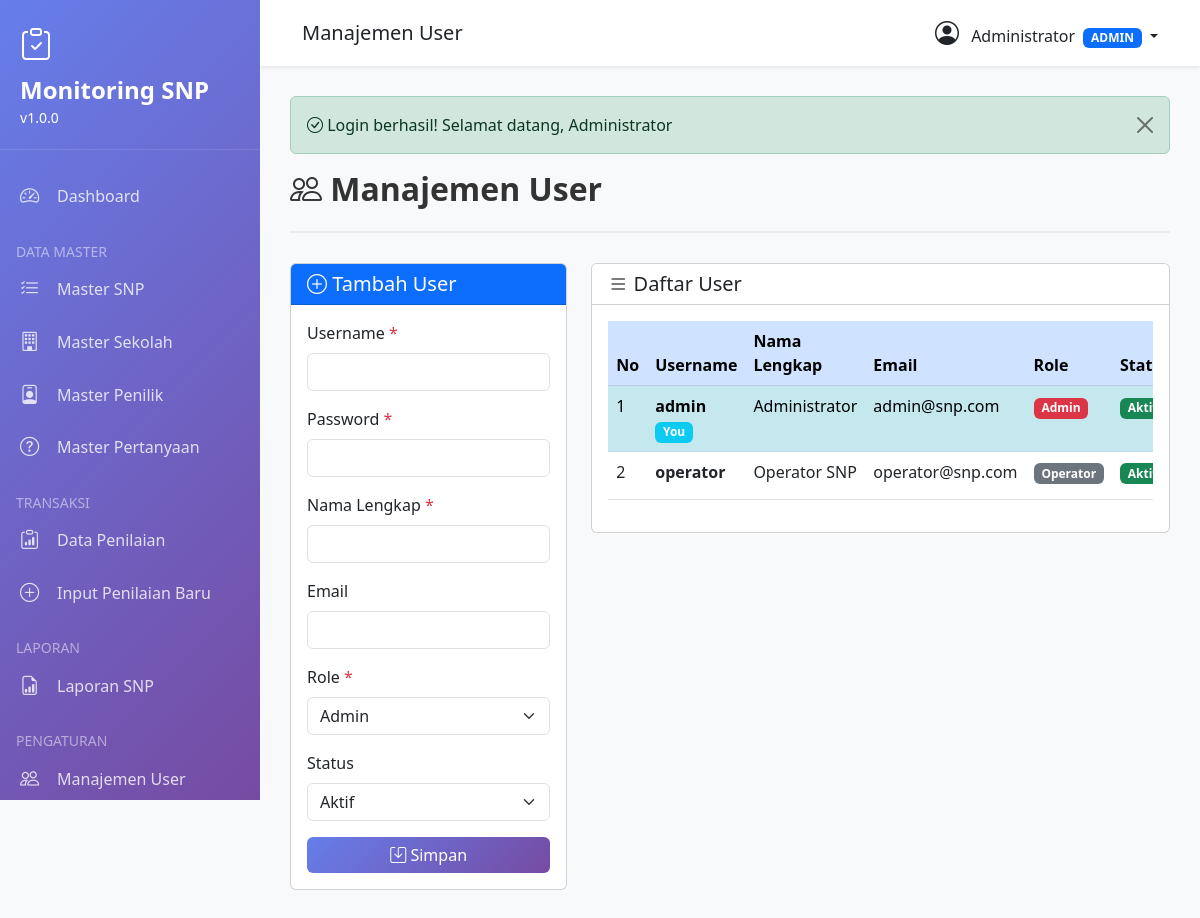
The app's page /modules/user.php (signed in) with its own data.
### tables this page shows
CREATE TABLE users (
    id INT PRIMARY KEY AUTO_INCREMENT,
    username VARCHAR(50) UNIQUE NOT NULL,
    password VARCHAR(255) NOT NULL,
    nama_lengkap VARCHAR(100) NOT NULL,
    email VARCHAR(100),
    role ENUM('admin', 'penilik', 'operator') DEFAULT 'operator',
    is_active TINYINT(1) DEFAULT 1,
    created_at TIMESTAMP DEFAULT CURRENT_TIMESTAMP,
    updated_at TIMESTAMP DEFAULT CURRENT_TIMESTAMP ON UPDATE CURRENT_TIMESTAMP
);

### config/config.php (called while the page is built, shortened)
<?php
class Database {
    private static $instance = null;
    private $conn;
    private function __construct() {
        try {
            $this->conn = new mysqli(DB_HOST, DB_USER, DB_PASS, DB_NAME);
            $this->conn->set_charset("utf8");
        } catch (Exception $e) {
            die("ERROR: " . $e->getMessage());
        }
    }
    public static function getInstance() {
        if (self::$instance === null) {
            self::$instance = new Database();
        }
        return self::$instance;
    }
    public function query($sql) {
        return $this->conn->query($sql);
    }
}

### modules/user.php (the view, shortened to what this page needs)
<?php
$db = Database::getInstance();
$pageTitle = 'Manajemen User';
require_once '../includes/header.php';
$editData = null;
$users = $db->query("SELECT * FROM users ORDER BY created_at DESC")->fetch_all(MYSQLI_ASSOC);
?>
<div class="page-header">
    <h2><i class="bi bi-people"></i> <?php echo $pageTitle; ?></h2>
</div>
<div class="row">
    <div class="col-md-4">
        <div class="card">
            <div class="card-header bg-primary text-white">
                <h5 class="mb-0">
                    <i class="bi bi-<?php echo $editData ? 'pencil' : 'plus'; ?>-circle"></i>
                    <?php echo $editData ? 'Edit' : 'Tambah'; ?> User
                </h5>
            </div>
            <div class="card-body">
                <form method="POST">
                    <div class="mb-3">
                        <label class="form-label">Username <span class="text-danger">*</span></label>
                        <input type="text" class="form-control" name="username"
                               value="<?php echo $editData['username'] ?? ''; ?>"
                               required <?php echo $editData ? 'readonly' : ''; ?>>
                    </div>
                    <div class="mb-3">
                        <label class="form-label">Password <?php echo $editData ? '' : '<span class="text-danger">*</span>'; ?></label>
                        <input type="password" class="form-control" name="password"
                               <?php echo $editData ? '' : 'required'; ?>>
                    </div>
                    <div class="mb-3">
                        <label class="form-label">Nama Lengkap <span class="text-danger">*</span></label>
                        <input type="text" class="form-control" name="nama_lengkap"
                               value="<?php echo $editData['nama_lengkap'] ?? ''; ?>" required>
                    </div>
                    <div class="mb-3">
                        <label class="form-label">Email</label>
                        <input type="email" class="form-control" name="email"
                               value="<?php echo $editData['email'] ?? ''; ?>">
                    </div>
                    <div class="mb-3">
                        <label class="form-label">Role <span class="text-danger">*</span></label>
                        <select class="form-select" name="role" required>
                            <option value="admin" <?php echo (isset($editData) && $editData['role'] == 'admin') ? 'selected' : ''; ?>>Admin</option>
                        </select>
                    </div>
                    <div class="mb-3">
                        <label class="form-label">Status</label>
                        <select class="form-select" name="is_active">
                            <option value="1" <?php echo (!isset($editData) || $editData['is_active'] == 1) ? 'selected' : ''; ?>>Aktif</option>
                        </select>
                    </div>
                    <div class="d-grid gap-2">
                        <button type="submit" class="btn btn-primary">
                            <i class="bi bi-save"></i> Simpan
                        </button>
                    </div>
                </form>
            </div>
        </div>
    </div>
    <div class="col-md-8">
        <div class="card">
            <div class="card-header bg-white">
                <h5 class="mb-0"><i class="bi bi-list"></i> Daftar User</h5>
            </div>
            <div class="card-body">
                <div class="table-responsive">
                    <table class="table table-striped table-hover">
                        <thead class="table-primary">
                            <tr>
                                <th width="5%">No</th>
                                <th width="15%">Username</th>
                                <th width="25%">Nama Lengkap</th>
                                <th width="20%">Email</th>
                                <th width="10%">Role</th>
                                <th width="10%">Status</th>
                            </tr>
                        </thead>
                        <tbody>
                            <?php
                            $no = 1;
                            foreach ($users as $user):
                                $isCurrentUser = ($user['id'] == $_SESSION['user_id']);
                            ?>
                            <tr <?php echo $isCurrentUser ? 'class="table-info"' : ''; ?>>
                                <td><?php echo $no++; ?></td>
                                <td>
                                    <strong><?php echo $user['username']; ?></strong>
                                    <?php if ($isCurrentUser): ?>
                                    <br><small class="badge bg-info">You</small>
                                    <?php endif; ?>
                                </td>
                                <td><?php echo $user['nama_lengkap']; ?></td>
                                <td><?php echo $user['email'] ?: '-'; ?></td>
                                <td>
                                    <?php
                                    $roleBadge = '';
                                    switch($user['role']) {
                                        case 'admin':
                                            $roleBadge = '<span class="badge bg-danger">Admin</span>';
                                            break;
                                        case 'operator':
                                            $roleBadge = '<span class="badge bg-secondary">Operator</span>';
                                            break;
                                    }
                                    echo $roleBadge;
                                    ?>
                                </td>
                                <td>
                                    <?php if ($user['is_active']): ?>
                                    <span class="badge bg-success">Aktif</span>
                                    <?php else: ?>
                                    <span class="badge bg-secondary">Nonaktif</span>
                                    <?php endif; ?>
                                </td>
                            </tr>
                            <?php endforeach; ?>
                        </tbody>
                    </table>
                </div>
            </div>
        </div>
    </div>
</div>
<?php require_once '../includes/footer.php'; ?>

### includes/header.php (style rules this page uses)
:root { --primary-color: #667eea; --secondary-color: #764ba2; --sidebar-width: 260px; }
body { font-family: 'Segoe UI', Tahoma, Geneva, Verdana, sans-serif; background-color: #f8f9fa; }
.page-header { margin-bottom: 30px; padding-bottom: 15px; border-bottom: 2px solid #e9ecef; }
.page-header h2 { color: #333; font-weight: 600; }
.btn-primary { background: linear-gradient(135deg, var(--primary-color) 0%, var(--secondary-color) 100%); border: none; }

### records on screen
users: username "admin", shows "You", nama_lengkap "Administrator", email "admin@snp.com", role "Admin", is_active "Aktif"
users: username "operator", nama_lengkap "Operator SNP", email "operator@snp.com", role "Operator", is_active "Aktif"

### other values on screen
APP_NAME "Monitoring SNP"
APP_VERSION "1.0.0"
$pageTitle "Manajemen User"
$_SESSION['nama_lengkap'] "Administrator"
$_SESSION['role'] "ADMIN"
$flash['message'] "Login berhasil! Selamat datang, Administrator"
